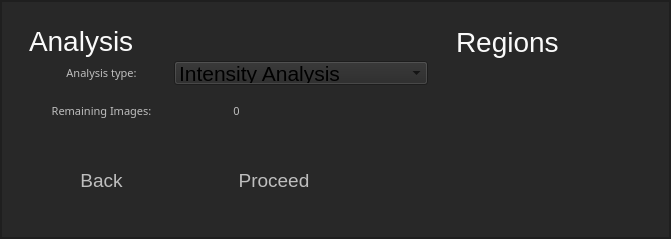
    <widget class="QFrame" name="frame">
     <property name="styleSheet">
      <string notr="true">background-color:rgba(40,40,40,255);</string>
     </property>
     <property name="frameShape">
      <enum>QFrame::StyledPanel</enum>
     </property>
     <property name="frameShadow">
      <enum>QFrame::Raised</enum>
     </property>
     <layout class="QGridLayout" name="gridLayout">
      <property name="leftMargin">
       <number>0</number>
      </property>
      <property name="topMargin">
       <number>0</number>
      </property>
      <property name="rightMargin">
       <number>0</number>
      </property>
      <property name="bottomMargin">
       <number>0</number>
      </property>
      <property name="spacing">
       <number>0</number>
      </property>
      <item row="0" column="0">
       <widget class="QFrame" name="BlurFrame">
        <property name="styleSheet">
         <string notr="true"/>
        </property>
        <property name="frameShape">
         <enum>QFrame::StyledPanel</enum>
        </property>
        <property name="frameShadow">
         <enum>QFrame::Raised</enum>
        </property>
        <layout class="QGridLayout" name="gridLayout_11">
         <property name="leftMargin">
          <number>13</number>
         </property>
         <property name="topMargin">
          <number>15</number>
         </property>
         <property name="rightMargin">
          <number>13</number>
         </property>
         <property name="bottomMargin">
          <number>15</number>
         </property>
         <property name="horizontalSpacing">
          <number>20</number>
         </property>
         <property name="verticalSpacing">
          <number>0</number>
         </property>
         <item row="0" column="1">
          <widget class="QFrame" name="FrameRegionSelection">
           <property name="sizePolicy">
            <sizepolicy hsizetype="Minimum" vsizetype="Minimum">
             <horstretch>0</horstretch>
             <verstretch>0</verstretch>
            </sizepolicy>
           </property>
           <property name="minimumSize">
            <size>
             <width>200</width>
             <height>200</height>
            </size>
           </property>
           <property name="styleSheet">
            <string notr="true">QFrame{
padding:0px;  
font-size: 28px;  
border-radius: 15px;
border-width: 0px;  
border-style: solid;
border-color: rgb(0,0,0);
background-color: rgb(40, 40, 40);

color: rgb(255, 255, 255);
}</string>
           </property>
           <property name="frameShape">
            <enum>QFrame::StyledPanel</enum>
           </property>
           <property name="frameShadow">
            <enum>QFrame::Raised</enum>
           </property>
           <layout class="QGridLayout" name="gridLayout_9">
            <property name="leftMargin">
             <number>0</number>
            </property>
            <property name="rightMargin">
             <number>0</number>
            </property>
            <item row="0" column="0">
             <widget class="QLabel" name="pg_2_PlotParameteres_label_4">
              <property name="sizePolicy">
               <sizepolicy hsizetype="Minimum" vsizetype="Fixed">
                <horstretch>0</horstretch>
                <verstretch>0</verstretch>
               </sizepolicy>
              </property>
              <property name="font">
               <font>
                <pointsize>-1</pointsize>
               </font>
              </property>
              <property name="styleSheet">
               <string notr="true">color: rgb(250,250,250);
border-radius:10px;
margin-right:10px;
margin-left:0px;</string>
              </property>
              <property name="text">
               <string>Regions</string>
              </property>
              <property name="alignment">
               <set>Qt::AlignLeading|Qt::AlignLeft|Qt::AlignVCenter</set>
              </property>
              <property name="indent">
               <number>0</number>
              </property>
             </widget>
            </item>
            <item row="1" column="0">
             <widget class="QScrollArea" name="RegionSelectionFrame">
              <property name="sizePolicy">
               <sizepolicy hsizetype="Minimum" vsizetype="Minimum">
                <horstretch>0</horstretch>
                <verstretch>0</verstretch>
               </sizepolicy>
              </property>
              <property name="minimumSize">
               <size>
                <width>0</width>
                <height>0</height>
               </size>
              </property>
              <property name="styleSheet">
               <string notr="true">border-radius: 8px;

QScrollArea{             

padding:0px;  
font-size: 28px;  
border-width:0px;
border-style: solid;
border-color: rgb(0,0,0);
background-color: rgb(40, 40, 40);

color: rgb(255, 255, 255);

}

QPushButton{             
			color:  rgba(0,0,0,0);
             background-color: rgba(0,0,0,0);
             border-width: 0px;  
             border-color:  rgba(0,0,0,0);
             border-style: solid;  
             border-radius:0;  
             padding: 0px;  
             font-size: 10px;  
             padding-left: 0px;  
             padding-right: 0px;  
}
QPushButton:hover{             
			color:  rgba(0,0,0,0);
             background-color: rgba(0,0,0,0);
             border-width: 0px;  
             border-color:  rgba(0,0,0,0);
             border-style: solid;  
             border-radius:0;  
             padding: 0px;  
             font-size: 10px;  
             padding-left: 0px;  
             padding-right: 0px;  
}</string>
              </property>
              <property name="verticalScrollBarPolicy">
               <enum>Qt::ScrollBarAsNeeded</enum>
              </property>
              <property name="horizontalScrollBarPolicy">
               <enum>Qt::ScrollBarAsNeeded</enum>
              </property>
              <property name="sizeAdjustPolicy">
               <enum>QAbstractScrollArea::AdjustToContents</enum>
              </property>
              <property name="widgetResizable">
               <bool>true</bool>
              </property>
              <widget class="QWidget" name="scrollAreaWidgetContents_2">
               <property name="geometry">
                <rect>
                 <x>0</x>
                 <y>0</y>
                 <width>671</width>
                 <height>651</height>
                </rect>
               </property>
               <property name="sizePolicy">
                <sizepolicy hsizetype="Minimum" vsizetype="Minimum">
                 <horstretch>0</horstretch>
                 <verstretch>0</verstretch>
                </sizepolicy>
               </property>
               <property name="minimumSize">
                <size>
                 <width>104</width>
                 <height>91</height>
                </size>
               </property>
               <property name="styleSheet">
                <string notr="true">background-color: rgb(40, 40, 40);

padding: 0px;  
font-size: 28px;  

border-style: solid;
border-color: rgb(0,0,0);
border-radius:8px;
color: rgb(255, 255, 255);
</string>
               </property>
               <layout class="QGridLayout" name="ContgridLayoutNN">
                <property name="leftMargin">
                 <number>15</number>
                </property>
                <property name="topMargin">
                 <number>15</number>
                </property>
                <property name="rightMargin">
                 <number>15</number>
                </property>
                <property name="bottomMargin">
                 <number>15</number>
                </property>
                <property name="spacing">
                 <number>0</number>
                </property>
               </layout>
              </widget>
             </widget>
            </item>
           </layout>
          </widget>
         </item>
         <item row="0" column="0">
          <widget class="QFrame" name="AnalysisTypeContextsFrame">
           <property name="sizePolicy">
            <sizepolicy hsizetype="Maximum" vsizetype="Preferred">
             <horstretch>0</horstretch>
             <verstretch>0</verstretch>
            </sizepolicy>
           </property>
           <property name="styleSheet">
            <string notr="true">QFrame{
padding:0px;  
font-size: 28px;  
border-radius: 15px;
border-width: 0px;  
border-style: solid;
border-color: rgb(0,0,0);
background-color: rgb(40, 40, 40);
color: rgb(255, 255, 255);
}</string>
           </property>
           <property name="frameShape">
            <enum>QFrame::StyledPanel</enum>
           </property>
           <property name="frameShadow">
            <enum>QFrame::Raised</enum>
           </property>
           <layout class="QGridLayout" name="gridLayout_4">
            <property name="leftMargin">
             <number>14</number>
            </property>
            <property name="topMargin">
             <number>8</number>
            </property>
            <property name="rightMargin">
             <number>4</number>
            </property>
            <property name="bottomMargin">
             <number>17</number>
            </property>
            <property name="spacing">
             <number>4</number>
            </property>
            <item row="0" column="0" colspan="5">
             <widget class="QLabel" name="pg_2_PlotParameteres_label_3">
              <property name="sizePolicy">
               <sizepolicy hsizetype="Minimum" vsizetype="Fixed">
                <horstretch>0</horstretch>
                <verstretch>0</verstretch>
               </sizepolicy>
              </property>
              <property name="font">
               <font>
                <pointsize>-1</pointsize>
               </font>
              </property>
              <property name="styleSheet">
               <string notr="true">color: rgb(250,250,250);
border-radius:10px;
margin-right:10px;
margin-left:0px;</string>
              </property>
              <property name="text">
               <string>Analysis</string>
              </property>
              <property name="alignment">
               <set>Qt::AlignLeading|Qt::AlignLeft|Qt::AlignVCenter</set>
              </property>
              <property name="indent">
               <number>0</number>
              </property>
             </widget>
            </item>
            <item row="10" column="2" colspan="2">
             <widget class="QPushButton" name="CreateNewVButton">
              <property name="sizePolicy">
               <sizepolicy hsizetype="Minimum" vsizetype="Minimum">
                <horstretch>0</horstretch>
                <verstretch>0</verstretch>
               </sizepolicy>
              </property>
              <property name="minimumSize">
               <size>
                <width>0</width>
                <height>49</height>
               </size>
              </property>
              <property name="maximumSize">
               <size>
                <width>200</width>
                <height>60</height>
               </size>
              </property>
              <property name="cursor">
               <cursorShape>PointingHandCursor</cursorShape>
              </property>
              <property name="styleSheet">
               <string notr="true">QPushButton{
	border-image: url(&quot;data/icons/icons_aa_tool/procced_nm_normal.png&quot;) 0 0 0 0 stretch stretch;
	font-family:&quot;Lato&quot;;
	background-color:rgba(0,0,0,0);
	font-size: 19px;
	border: 0px solid;
	color: rgba(190, 190, 190,255);
	border:0px solid;


}

QPushButton:hover{
	border-image: url(&quot;data/icons/icons_aa_tool/procced_nm_hover.png&quot;) 0 0 0 0 stretch stretch;

}</string>
              </property>
              <property name="text">
               <string>Proceed</string>
              </property>
             </widget>
            </item>
            <item row="1" column="2" colspan="2">
             <widget class="QComboBox" name="comboBox">
              <property name="maximumSize">
               <size>
                <width>16777215</width>
                <height>24</height>
               </size>
              </property>
              <property name="font">
               <font>
                <pointsize>16</pointsize>
               </font>
              </property>
              <property name="styleSheet">
               <string notr="true">border-color:rgba(0,0,0,0);</string>
              </property>
              <property name="currentIndex">
               <number>0</number>
              </property>
              <item>
               <property name="text">
                <string>Intensity Analysis</string>
               </property>
              </item>
              <item>
               <property name="text">
                <string>Fragmentation Analysis</string>
               </property>
              </item>
              <item>
               <property name="text">
                <string>Aggregates Analysis</string>
               </property>
              </item>
              <item>
               <property name="text">
                <string>Colocalization</string>
               </property>
              </item>
             </widget>
            </item>
            <item row="10" column="1">
             <widget class="QPushButton" name="CreateNewVButton_proceed">
              <property name="sizePolicy">
               <sizepolicy hsizetype="Minimum" vsizetype="Minimum">
                <horstretch>0</horstretch>
                <verstretch>0</verstretch>
               </sizepolicy>
              </property>
              <property name="minimumSize">
               <size>
                <width>137</width>
                <height>0</height>
               </size>
              </property>
              <property name="maximumSize">
               <size>
                <width>1600000</width>
                <height>60</height>
               </size>
              </property>
              <property name="cursor">
               <cursorShape>PointingHandCursor</cursorShape>
              </property>
              <property name="styleSheet">
               <string notr="true">QPushButton{
	border-image: url(&quot;data/icons/icons_aa_tool/back_nm_hover.png&quot;) 0 0 0 0 stretch stretch;
	font-family:&quot;Lato&quot;;
	background-color:rgba(0,0,0,0);
	font-size: 19px;
	border: 0px solid;
	color: rgba(190, 190, 190,255);
	border:0px solid;


}

QPushButton:hover{
	border-image: url(&quot;data/icons/icons_aa_tool/back_nm_normal.png&quot;) 0 0 0 0 stretch stretch;

}</string>
              </property>
              <property name="text">
               <string>Back</string>
              </property>
             </widget>
            </item>
            <item row="1" column="1">
             <widget class="QLabel" name="AnalysisTypeLabel">
              <property name="sizePolicy">
               <sizepolicy hsizetype="Minimum" vsizetype="Minimum">
                <horstretch>0</horstretch>
                <verstretch>0</verstretch>
               </sizepolicy>
              </property>
              <property name="minimumSize">
               <size>
                <width>0</width>
                <height>0</height>
               </size>
              </property>
              <property name="maximumSize">
               <size>
                <width>16777215</width>
                <height>47</height>
               </size>
              </property>
              <property name="font">
               <font>
                <family>Lato-light</family>
                <pointsize>-1</pointsize>
               </font>
              </property>
              <property name="styleSheet">
               <string notr="true">QLabel{
	font-family:&quot;Lato-light&quot;;
	font-size: 11px;
	border: 1px solid;
	color: rgba(190, 190, 190,255);
	border:0px solid;
}
</string>
              </property>
              <property name="text">
               <string>Analysis type:</string>
              </property>
              <property name="alignment">
               <set>Qt::AlignCenter</set>
              </property>
             </widget>
            </item>
            <item row="3" column="2">
             <spacer name="verticalSpacer">
              <property name="orientation">
               <enum>Qt::Vertical</enum>
              </property>
              <property name="sizeHint" stdset="0">
               <size>
                <width>20</width>
                <height>40</height>
               </size>
              </property>
             </spacer>
            </item>
            <item row="2" column="1">
             <widget class="QLabel" name="RemainingImagesLabel">
              <property name="sizePolicy">
               <sizepolicy hsizetype="Minimum" vsizetype="Minimum">
                <horstretch>0</horstretch>
                <verstretch>0</verstretch>
               </sizepolicy>
              </property>
              <property name="minimumSize">
               <size>
                <width>0</width>
                <height>23</height>
               </size>
              </property>
              <property name="maximumSize">
               <size>
                <width>16777215</width>
                <height>2</height>
               </size>
              </property>
              <property name="font">
               <font>
                <family>Lato-light</family>
                <pointsize>-1</pointsize>
               </font>
              </property>
              <property name="styleSheet">
               <string notr="true">QLabel{
	font-family:&quot;Lato-light&quot;;
	font-size: 11px;
	border: 1px solid;
	color: rgba(190, 190, 190,255);
	border:0px solid;
}
</string>
              </property>
              <property name="text">
               <string>Remaining Images:</string>
              </property>
              <property name="alignment">
               <set>Qt::AlignCenter</set>
              </property>
             </widget>
            </item>
            <item row="2" column="2">
             <widget class="QLabel" name="RemainingImagesLabelNumber">
              <property name="sizePolicy">
               <sizepolicy hsizetype="Minimum" vsizetype="Minimum">
                <horstretch>0</horstretch>
                <verstretch>0</verstretch>
               </sizepolicy>
              </property>
              <property name="minimumSize">
               <size>
                <width>0</width>
                <height>23</height>
               </size>
              </property>
              <property name="maximumSize">
               <size>
                <width>16777215</width>
                <height>2</height>
               </size>
              </property>
              <property name="font">
               <font>
                <family>Lato-light</family>
                <pointsize>-1</pointsize>
               </font>
              </property>
              <property name="styleSheet">
               <string notr="true">QLabel{
	font-family:&quot;Lato-light&quot;;
	font-size: 11px;
	border: 1px solid;
	color: rgba(190, 190, 190,255);
	border:0px solid;
}
</string>
              </property>
              <property name="text">
               <string>0</string>
              </property>
              <property name="alignment">
               <set>Qt::AlignCenter</set>
              </property>
             </widget>
            </item>
           </layout>
          </widget>
         </item>
        </layout>
       </widget>
      </item>
     </layout>
    </widget>
